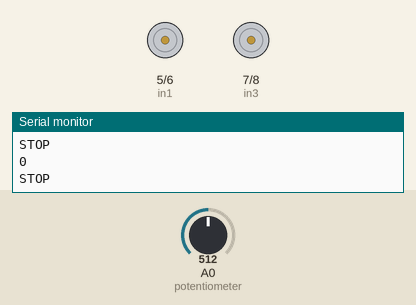
This sketch was run on a simulated Arduino Uno, built with avr-gcc and run on an emulated ATmega328P. On the bench: motor-driver pin pairs drawn as motors (green arrow = first pin HIGH = forward, orange = second pin HIGH = backward, longer = more drive, scaled by the enable pin), the last lines printed to the serial monitor. Inputs (shaded band) come from the test bench; at power-on: A0 (potentiometer) = 512.

Above: at 1.2 s.
1.3 s: A0 (potentiometer) set to 523
2.8 s: A0 (potentiometer) set to 532
4.3 s: A0 (potentiometer) set to 716
At 5.5 s:
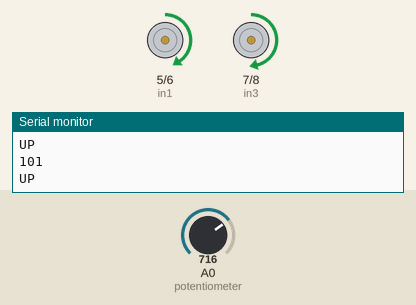
5.8 s: A0 (potentiometer) set to 306
At 7.0 s:
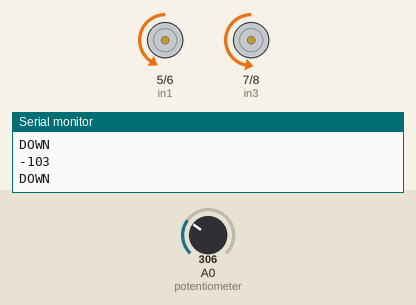
7.3 s: A0 (potentiometer) set to 245
At 8.1 s:
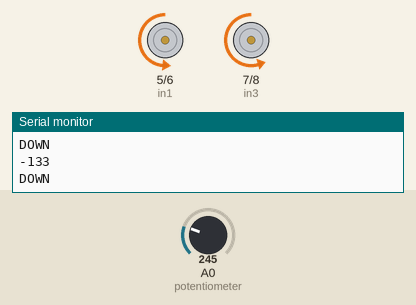
8.8 s: A0 (potentiometer) set to 265
At 10.2 s:
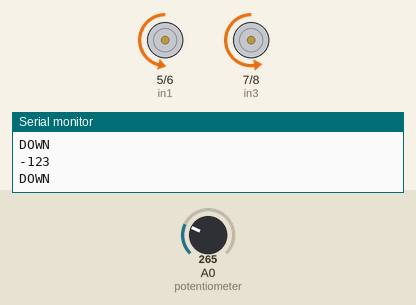
Timing chart, 0 to 11.3 s (numbered marks = the images above; inputs shaded):
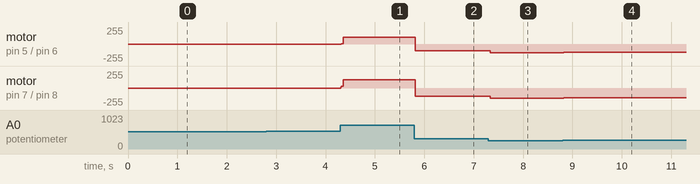

Measured:
- after the input at 4.3 s, motor on pin 5 (in1) / pin 6 (in2): stopped → forward 101/255 at once; motor on pin 7 (in3) / pin 8 (in4): stopped → forward 124/255 at once
- after the input at 5.8 s, motor on pin 5 (in1) / pin 6 (in2): forward 101/255 → backward 103/255 at once; motor on pin 7 (in3) / pin 8 (in4): forward 124/255 → backward 126/255 at once
- after the input at 7.3 s, motor on pin 5 (in1) / pin 6 (in2): backward 103/255 → backward 133/255 at once; motor on pin 7 (in3) / pin 8 (in4): backward 126/255 → backward 156/255 at once
- after the input at 8.8 s, motor on pin 5 (in1) / pin 6 (in2): backward 133/255 → backward 123/255 at once; motor on pin 7 (in3) / pin 8 (in4): backward 156/255 → backward 146/255 at once

The sketch:

motorControl.ino
```cpp
#define in1 5
#define in2 6
#define in3 7
#define in4 8
#define enB 9
#define enA 10

void setup() {
  pinMode(enA, OUTPUT);
  pinMode(in1, OUTPUT);
  pinMode(in2, OUTPUT);
  pinMode(enB, OUTPUT);
  pinMode(in3, OUTPUT);
  pinMode(in4, OUTPUT);
  Serial.begin(9600);
}

String power = "STOP";
int pwmOutput, potValue;
int maxVal = 255;
void loop() {
  potValue = analogRead(A0); // Read potentiometer value
  pwmOutput = map(potValue, 0, 1023, -maxVal , maxVal); // Map the potentiometer value from 0 to 255
  if (pwmOutput < -10) {
    digitalWrite(in1, LOW);
    digitalWrite(in2, HIGH);
    digitalWrite(in3, LOW);
    digitalWrite(in4, HIGH);
    Serial.println("DOWN");
    delay(20);
  } else if (pwmOutput > 10) {
    digitalWrite(in1, HIGH);
    digitalWrite(in2, LOW);
    digitalWrite(in3, HIGH);
    digitalWrite(in4, LOW);
    Serial.println("UP");
    delay(20);
  } else {
    analogWrite(enA, 0); // Send PWM signal to L298N Enable pin
    analogWrite(enB, 0); // Send PWM signal to L298N Enable pin
    digitalWrite(in1, LOW);
    digitalWrite(in2, LOW);
    digitalWrite(in3, LOW);
    digitalWrite(in4, LOW);
    Serial.println("STOP");
  }

  analogWrite(enA, min(abs(pwmOutput),255)); // Send PWM signal to L298N Enable pin
  analogWrite(enB, min(abs(pwmOutput)+23,255)); // Send PWM signal to L298N Enable pin
  Serial.println(pwmOutput);
}
```
